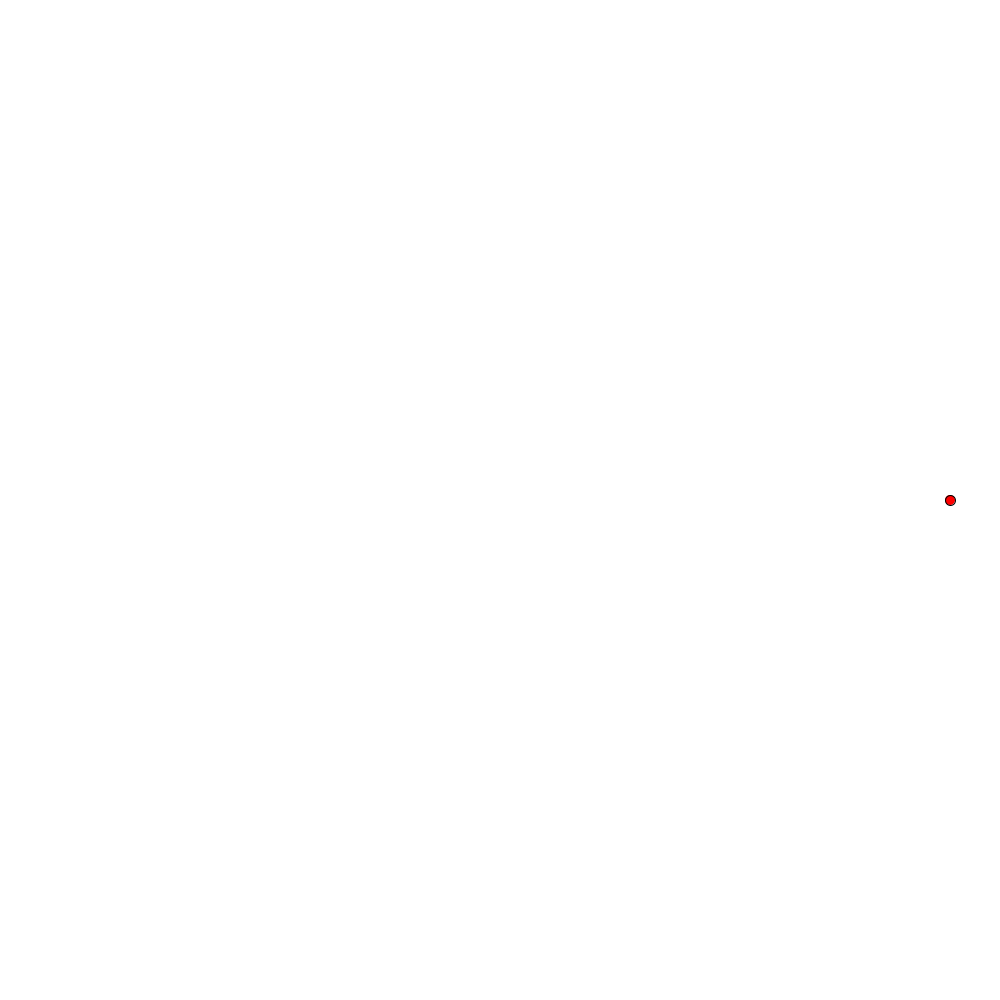
Frame 1 (no input)
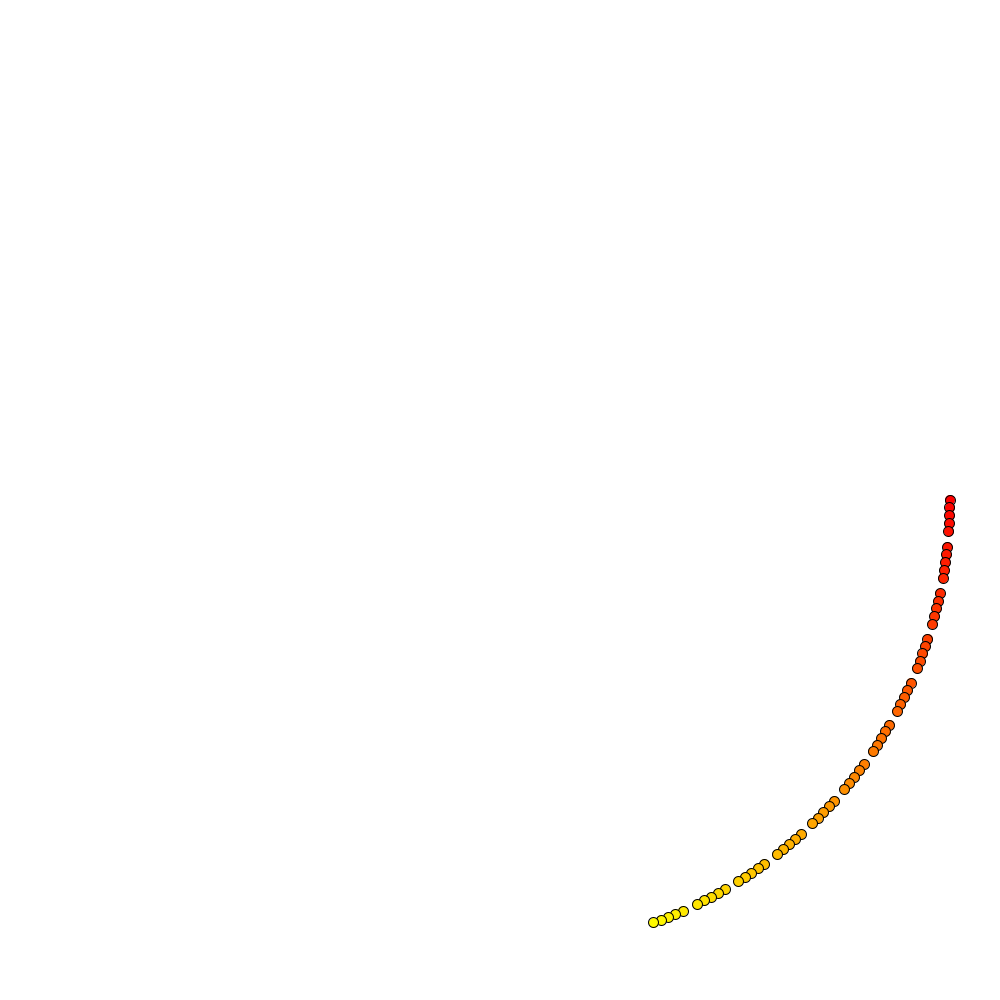
Frame 60 (the mouse pressed at the canvas centre just before this capture)
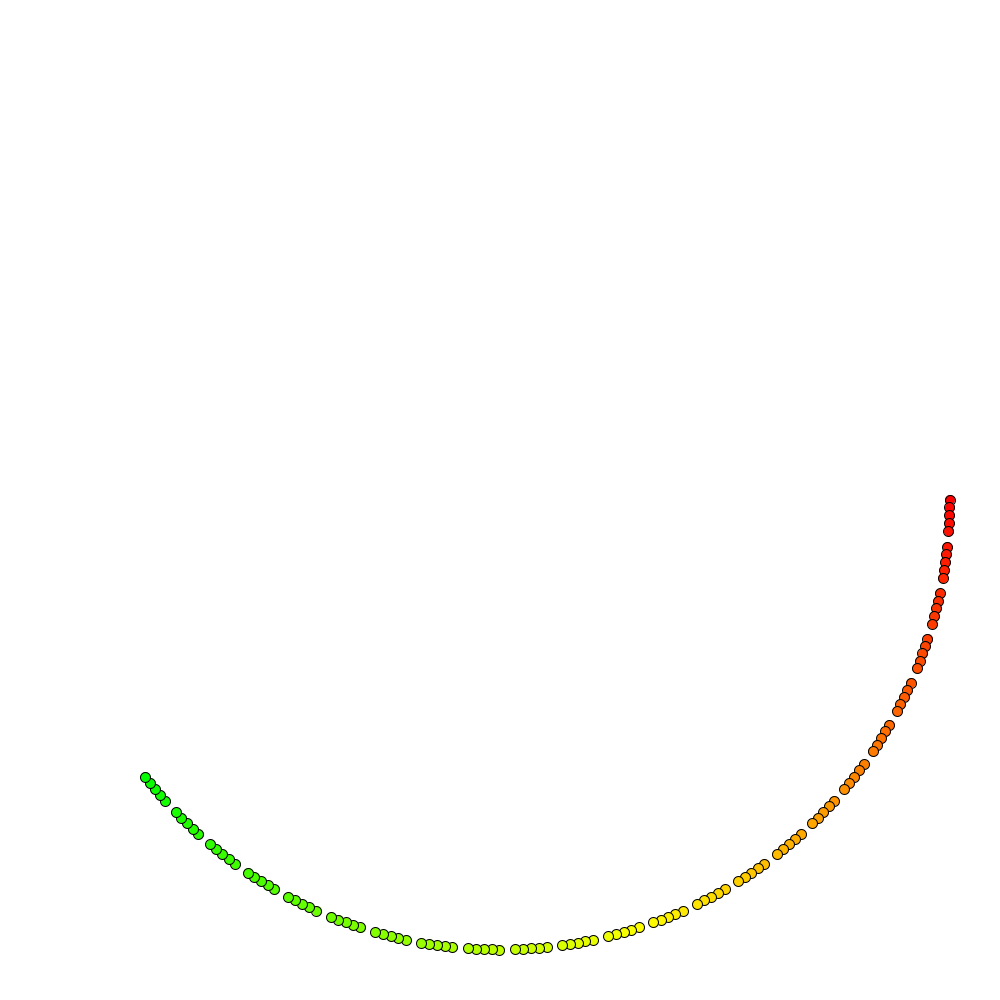
Frame 120 (the mouse held since frame 60 and released just before this capture)

The Processing sketch that drew these frames (run headless with seeded random() and noise(); from frame 60 on, the mouse is pressed at the canvas centre):

// Processing sketch: extendedColorCircleFunctions
// ── extendedColorCircleFunctions.pde
int Center_X;//カンバスの中心のX座標
int Center_Y;//カンバスの中心のY座標
float Circle_Radius;//円の半径
final int Circle_N=300;//円は合計何個あるか？
int Pos=0;//今何個目の円か？
float Hue;//色指定用変数
float Ellipse_X;
float Ellipse_Y;
float Hue_2;
void setup() {
  size(1000, 1000);
  background(#ffffff);
  fill(#000000);
  colorMode(HSB, 360, 100, 100);
  Center_X=width/2;
  Center_Y=height/2;
  Circle_Radius=min(width, height)*0.45;//width,heightのうち小さい方の値を取得
}

void draw() {
  int Ellipse_R;//円の半径
  int Distance;//カンバス中心からの円までの直線距離
  float deg=360*Pos/Circle_N;//360度/N=円一つあたりの角度→*今の円の数
  float Radian=radians(deg);

  fill(Hue, 100, 100);//色指定
  pointX(Center_X, Radian, Circle_Radius);
  pointY(Center_X, Radian, Circle_Radius);
  ellipse(Ellipse_X, Ellipse_Y, 10, 10);
  Pos=(Pos+1)%Circle_N;//Posの数取得
  pointHue(Hue);
  Hue=Hue_2;
  print("TEST");
}

float pointX(int Center_X, float Radian, float Circle_Radius ) {
  Ellipse_X=Center_X+cos(Radian)*Circle_Radius;//円の中心のX座標//円のX座標指定(キャスト)
  return Ellipse_X;
}

float pointY(int Center_X, float Radian, float Circle_Radius) {
  Ellipse_Y=Center_X+sin(Radian)*Circle_Radius;//円の中心のY座標//円のY座標指定(キャスト)
  return Ellipse_Y;
}

float pointHue(float Hue) {
 Hue_2=int(Hue+1000/Circle_N*0.5)%360;//色関数指定
  return Hue_2;
}
